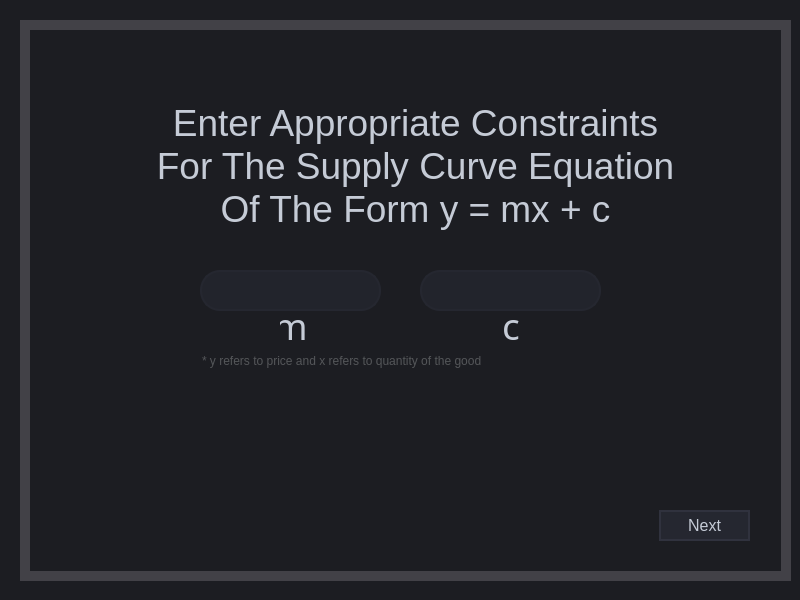
<?xml version="1.0" encoding="UTF-8"?>
<ui version="4.0">
 <class>supplyCurveEqn</class>
 <widget class="QMainWindow" name="supplyCurveEqn">
  <property name="geometry">
   <rect>
    <x>0</x>
    <y>0</y>
    <width>800</width>
    <height>600</height>
   </rect>
  </property>
  <property name="windowTitle">
   <string>MainWindow</string>
  </property>
  <property name="styleSheet">
   <string notr="true">background-color: rgb(28,29,34);</string>
  </property>
  <widget class="QWidget" name="centralwidget">
   <widget class="QFrame" name="frame">
    <property name="geometry">
     <rect>
      <x>20</x>
      <y>20</y>
      <width>771</width>
      <height>561</height>
     </rect>
    </property>
    <property name="styleSheet">
     <string notr="true">border: 10px solid rgb(66, 65, 71);
</string>
    </property>
    <property name="frameShape">
     <enum>QFrame::StyledPanel</enum>
    </property>
    <property name="frameShadow">
     <enum>QFrame::Raised</enum>
    </property>
    <widget class="QLineEdit" name="textM">
     <property name="geometry">
      <rect>
       <x>180</x>
       <y>250</y>
       <width>181</width>
       <height>41</height>
      </rect>
     </property>
     <property name="sizePolicy">
      <sizepolicy hsizetype="Expanding" vsizetype="Expanding">
       <horstretch>0</horstretch>
       <verstretch>0</verstretch>
      </sizepolicy>
     </property>
     <property name="palette">
      <palette>
       <active>
        <colorrole role="WindowText">
         <brush brushstyle="SolidPattern">
          <color alpha="255">
           <red>108</red>
           <green>112</green>
           <blue>120</blue>
          </color>
         </brush>
        </colorrole>
        <colorrole role="Button">
         <brush brushstyle="SolidPattern">
          <color alpha="255">
           <red>34</red>
           <green>36</green>
           <blue>44</blue>
          </color>
         </brush>
        </colorrole>
        <colorrole role="Text">
         <brush brushstyle="SolidPattern">
          <color alpha="255">
           <red>108</red>
           <green>112</green>
           <blue>120</blue>
          </color>
         </brush>
        </colorrole>
        <colorrole role="ButtonText">
         <brush brushstyle="SolidPattern">
          <color alpha="255">
           <red>108</red>
           <green>112</green>
           <blue>120</blue>
          </color>
         </brush>
        </colorrole>
        <colorrole role="Base">
         <brush brushstyle="SolidPattern">
          <color alpha="255">
           <red>34</red>
           <green>36</green>
           <blue>44</blue>
          </color>
         </brush>
        </colorrole>
        <colorrole role="Window">
         <brush brushstyle="SolidPattern">
          <color alpha="255">
           <red>34</red>
           <green>36</green>
           <blue>44</blue>
          </color>
         </brush>
        </colorrole>
        <colorrole role="PlaceholderText">
         <brush brushstyle="NoBrush">
          <color alpha="128">
           <red>108</red>
           <green>112</green>
           <blue>120</blue>
          </color>
         </brush>
        </colorrole>
       </active>
       <inactive>
        <colorrole role="WindowText">
         <brush brushstyle="SolidPattern">
          <color alpha="255">
           <red>108</red>
           <green>112</green>
           <blue>120</blue>
          </color>
         </brush>
        </colorrole>
        <colorrole role="Button">
         <brush brushstyle="SolidPattern">
          <color alpha="255">
           <red>34</red>
           <green>36</green>
           <blue>44</blue>
          </color>
         </brush>
        </colorrole>
        <colorrole role="Text">
         <brush brushstyle="SolidPattern">
          <color alpha="255">
           <red>108</red>
           <green>112</green>
           <blue>120</blue>
          </color>
         </brush>
        </colorrole>
        <colorrole role="ButtonText">
         <brush brushstyle="SolidPattern">
          <color alpha="255">
           <red>108</red>
           <green>112</green>
           <blue>120</blue>
          </color>
         </brush>
        </colorrole>
        <colorrole role="Base">
         <brush brushstyle="SolidPattern">
          <color alpha="255">
           <red>34</red>
           <green>36</green>
           <blue>44</blue>
          </color>
         </brush>
        </colorrole>
        <colorrole role="Window">
         <brush brushstyle="SolidPattern">
          <color alpha="255">
           <red>34</red>
           <green>36</green>
           <blue>44</blue>
          </color>
         </brush>
        </colorrole>
        <colorrole role="PlaceholderText">
         <brush brushstyle="NoBrush">
          <color alpha="128">
           <red>108</red>
           <green>112</green>
           <blue>120</blue>
          </color>
         </brush>
        </colorrole>
       </inactive>
       <disabled>
        <colorrole role="WindowText">
         <brush brushstyle="SolidPattern">
          <color alpha="255">
           <red>108</red>
           <green>112</green>
           <blue>120</blue>
          </color>
         </brush>
        </colorrole>
        <colorrole role="Button">
         <brush brushstyle="SolidPattern">
          <color alpha="255">
           <red>34</red>
           <green>36</green>
           <blue>44</blue>
          </color>
         </brush>
        </colorrole>
        <colorrole role="Text">
         <brush brushstyle="SolidPattern">
          <color alpha="255">
           <red>108</red>
           <green>112</green>
           <blue>120</blue>
          </color>
         </brush>
        </colorrole>
        <colorrole role="ButtonText">
         <brush brushstyle="SolidPattern">
          <color alpha="255">
           <red>108</red>
           <green>112</green>
           <blue>120</blue>
          </color>
         </brush>
        </colorrole>
        <colorrole role="Base">
         <brush brushstyle="SolidPattern">
          <color alpha="255">
           <red>34</red>
           <green>36</green>
           <blue>44</blue>
          </color>
         </brush>
        </colorrole>
        <colorrole role="Window">
         <brush brushstyle="SolidPattern">
          <color alpha="255">
           <red>34</red>
           <green>36</green>
           <blue>44</blue>
          </color>
         </brush>
        </colorrole>
        <colorrole role="PlaceholderText">
         <brush brushstyle="NoBrush">
          <color alpha="128">
           <red>108</red>
           <green>112</green>
           <blue>120</blue>
          </color>
         </brush>
        </colorrole>
       </disabled>
      </palette>
     </property>
     <property name="font">
      <font>
       <family>Segoe UI Historic</family>
       <pointsize>18</pointsize>
      </font>
     </property>
     <property name="mouseTracking">
      <bool>false</bool>
     </property>
     <property name="focusPolicy">
      <enum>Qt::ClickFocus</enum>
     </property>
     <property name="contextMenuPolicy">
      <enum>Qt::DefaultContextMenu</enum>
     </property>
     <property name="styleSheet">
      <string notr="true">QLineEdit{
border: 2px solid rgb(37, 39, 48);
border-radius: 20px;
color: #6c7078;
padding-left: 20px;
padding-right: 20px;
background-color:rgb(34,36,44);
}
QLineEdit:hover{
border: 2px solid rgb(48,50,62);
}
QLineEdit:focus{
border: 2px solid rgb(85,170,255);
background-color: rgb(43,45,56);
color: #c5cbd6;
}</string>
     </property>
     <property name="inputMask">
      <string/>
     </property>
     <property name="text">
      <string/>
     </property>
     <property name="frame">
      <bool>false</bool>
     </property>
     <property name="echoMode">
      <enum>QLineEdit::Normal</enum>
     </property>
     <property name="alignment">
      <set>Qt::AlignCenter</set>
     </property>
     <property name="placeholderText">
      <string notr="true"/>
     </property>
     <property name="clearButtonEnabled">
      <bool>true</bool>
     </property>
    </widget>
    <widget class="QLineEdit" name="lineEdit_6">
     <property name="geometry">
      <rect>
       <x>260</x>
       <y>280</y>
       <width>31</width>
       <height>51</height>
      </rect>
     </property>
     <property name="font">
      <font>
       <family>Segoe UI Semilight</family>
       <pointsize>28</pointsize>
      </font>
     </property>
     <property name="focusPolicy">
      <enum>Qt::NoFocus</enum>
     </property>
     <property name="styleSheet">
      <string notr="true">color: #c5cbd6;
background: transparent;
border: transparent;
</string>
     </property>
     <property name="text">
      <string>m</string>
     </property>
     <property name="readOnly">
      <bool>true</bool>
     </property>
    </widget>
    <widget class="QLineEdit" name="textC">
     <property name="geometry">
      <rect>
       <x>400</x>
       <y>250</y>
       <width>181</width>
       <height>41</height>
      </rect>
     </property>
     <property name="sizePolicy">
      <sizepolicy hsizetype="Expanding" vsizetype="Expanding">
       <horstretch>0</horstretch>
       <verstretch>0</verstretch>
      </sizepolicy>
     </property>
     <property name="palette">
      <palette>
       <active>
        <colorrole role="WindowText">
         <brush brushstyle="SolidPattern">
          <color alpha="255">
           <red>108</red>
           <green>112</green>
           <blue>120</blue>
          </color>
         </brush>
        </colorrole>
        <colorrole role="Button">
         <brush brushstyle="SolidPattern">
          <color alpha="255">
           <red>34</red>
           <green>36</green>
           <blue>44</blue>
          </color>
         </brush>
        </colorrole>
        <colorrole role="Text">
         <brush brushstyle="SolidPattern">
          <color alpha="255">
           <red>108</red>
           <green>112</green>
           <blue>120</blue>
          </color>
         </brush>
        </colorrole>
        <colorrole role="ButtonText">
         <brush brushstyle="SolidPattern">
          <color alpha="255">
           <red>108</red>
           <green>112</green>
           <blue>120</blue>
          </color>
         </brush>
        </colorrole>
        <colorrole role="Base">
         <brush brushstyle="SolidPattern">
          <color alpha="255">
           <red>34</red>
           <green>36</green>
           <blue>44</blue>
          </color>
         </brush>
        </colorrole>
        <colorrole role="Window">
         <brush brushstyle="SolidPattern">
          <color alpha="255">
           <red>34</red>
           <green>36</green>
           <blue>44</blue>
          </color>
         </brush>
        </colorrole>
        <colorrole role="PlaceholderText">
         <brush brushstyle="NoBrush">
          <color alpha="128">
           <red>108</red>
           <green>112</green>
           <blue>120</blue>
          </color>
         </brush>
        </colorrole>
       </active>
       <inactive>
        <colorrole role="WindowText">
         <brush brushstyle="SolidPattern">
          <color alpha="255">
           <red>108</red>
           <green>112</green>
           <blue>120</blue>
          </color>
         </brush>
        </colorrole>
        <colorrole role="Button">
         <brush brushstyle="SolidPattern">
          <color alpha="255">
           <red>34</red>
           <green>36</green>
           <blue>44</blue>
          </color>
         </brush>
        </colorrole>
        <colorrole role="Text">
         <brush brushstyle="SolidPattern">
          <color alpha="255">
           <red>108</red>
           <green>112</green>
           <blue>120</blue>
          </color>
         </brush>
        </colorrole>
        <colorrole role="ButtonText">
         <brush brushstyle="SolidPattern">
          <color alpha="255">
           <red>108</red>
           <green>112</green>
           <blue>120</blue>
          </color>
         </brush>
        </colorrole>
        <colorrole role="Base">
         <brush brushstyle="SolidPattern">
          <color alpha="255">
           <red>34</red>
           <green>36</green>
           <blue>44</blue>
          </color>
         </brush>
        </colorrole>
        <colorrole role="Window">
         <brush brushstyle="SolidPattern">
          <color alpha="255">
           <red>34</red>
           <green>36</green>
           <blue>44</blue>
          </color>
         </brush>
        </colorrole>
        <colorrole role="PlaceholderText">
         <brush brushstyle="NoBrush">
          <color alpha="128">
           <red>108</red>
           <green>112</green>
           <blue>120</blue>
          </color>
         </brush>
        </colorrole>
       </inactive>
       <disabled>
        <colorrole role="WindowText">
         <brush brushstyle="SolidPattern">
          <color alpha="255">
           <red>108</red>
           <green>112</green>
           <blue>120</blue>
          </color>
         </brush>
        </colorrole>
        <colorrole role="Button">
         <brush brushstyle="SolidPattern">
          <color alpha="255">
           <red>34</red>
           <green>36</green>
           <blue>44</blue>
          </color>
         </brush>
        </colorrole>
        <colorrole role="Text">
         <brush brushstyle="SolidPattern">
          <color alpha="255">
           <red>108</red>
           <green>112</green>
           <blue>120</blue>
          </color>
         </brush>
        </colorrole>
        <colorrole role="ButtonText">
         <brush brushstyle="SolidPattern">
          <color alpha="255">
           <red>108</red>
           <green>112</green>
           <blue>120</blue>
          </color>
         </brush>
        </colorrole>
        <colorrole role="Base">
         <brush brushstyle="SolidPattern">
          <color alpha="255">
           <red>34</red>
           <green>36</green>
           <blue>44</blue>
          </color>
         </brush>
        </colorrole>
        <colorrole role="Window">
         <brush brushstyle="SolidPattern">
          <color alpha="255">
           <red>34</red>
           <green>36</green>
           <blue>44</blue>
          </color>
         </brush>
        </colorrole>
        <colorrole role="PlaceholderText">
         <brush brushstyle="NoBrush">
          <color alpha="128">
           <red>108</red>
           <green>112</green>
           <blue>120</blue>
          </color>
         </brush>
        </colorrole>
       </disabled>
      </palette>
     </property>
     <property name="font">
      <font>
       <family>Segoe UI Historic</family>
       <pointsize>18</pointsize>
      </font>
     </property>
     <property name="mouseTracking">
      <bool>false</bool>
     </property>
     <property name="focusPolicy">
      <enum>Qt::ClickFocus</enum>
     </property>
     <property name="contextMenuPolicy">
      <enum>Qt::DefaultContextMenu</enum>
     </property>
     <property name="styleSheet">
      <string notr="true">QLineEdit{
border: 2px solid rgb(37, 39, 48);
border-radius: 20px;
color: #6c7078;
padding-left: 20px;
padding-right: 20px;
background-color:rgb(34,36,44);
}
QLineEdit:hover{
border: 2px solid rgb(48,50,62);
}
QLineEdit:focus{
border: 2px solid rgb(85,170,255);
background-color: rgb(43,45,56);
color: #c5cbd6;
}</string>
     </property>
     <property name="inputMask">
      <string/>
     </property>
     <property name="text">
      <string/>
     </property>
     <property name="frame">
      <bool>false</bool>
     </property>
     <property name="echoMode">
      <enum>QLineEdit::Normal</enum>
     </property>
     <property name="alignment">
      <set>Qt::AlignCenter</set>
     </property>
     <property name="placeholderText">
      <string notr="true"/>
     </property>
     <property name="clearButtonEnabled">
      <bool>true</bool>
     </property>
    </widget>
    <widget class="QLineEdit" name="lineEdit_8">
     <property name="geometry">
      <rect>
       <x>480</x>
       <y>270</y>
       <width>31</width>
       <height>71</height>
      </rect>
     </property>
     <property name="font">
      <font>
       <family>Segoe UI Semilight</family>
       <pointsize>28</pointsize>
      </font>
     </property>
     <property name="focusPolicy">
      <enum>Qt::NoFocus</enum>
     </property>
     <property name="styleSheet">
      <string notr="true">color: #c5cbd6;
background: transparent;
border: transparent;
</string>
     </property>
     <property name="text">
      <string>c</string>
     </property>
     <property name="readOnly">
      <bool>true</bool>
     </property>
    </widget>
    <widget class="QLineEdit" name="lineEdit_9">
     <property name="geometry">
      <rect>
       <x>180</x>
       <y>330</y>
       <width>291</width>
       <height>21</height>
      </rect>
     </property>
     <property name="focusPolicy">
      <enum>Qt::NoFocus</enum>
     </property>
     <property name="styleSheet">
      <string notr="true">color: #545659;
background: transparent;
border: transparent;</string>
     </property>
     <property name="text">
      <string>* y refers to price and x refers to quantity of the good</string>
     </property>
     <property name="frame">
      <bool>false</bool>
     </property>
     <property name="readOnly">
      <bool>true</bool>
     </property>
    </widget>
    <widget class="QPushButton" name="pushButton">
     <property name="geometry">
      <rect>
       <x>639</x>
       <y>490</y>
       <width>91</width>
       <height>31</height>
      </rect>
     </property>
     <property name="font">
      <font>
       <pointsize>12</pointsize>
      </font>
     </property>
     <property name="styleSheet">
      <string notr="true">QPushButton{background-color: rgb(37, 39, 48);
border-radius: 20px;
color: #c5cbd6;
border: 2px solid rgb(48,50,62);
}
QPushButton:hover{
border: 2px solid rgb(37, 39, 48);
}
QPushButton:pressed{
border: 2px solid rgb(85,170,255);
background-color:rgb(43,45,56);
}</string>
     </property>
     <property name="text">
      <string>Next</string>
     </property>
    </widget>
    <widget class="QLabel" name="label">
     <property name="geometry">
      <rect>
       <x>130</x>
       <y>70</y>
       <width>531</width>
       <height>151</height>
      </rect>
     </property>
     <property name="font">
      <font>
       <family>Segoe UI Historic</family>
       <pointsize>28</pointsize>
      </font>
     </property>
     <property name="styleSheet">
      <string notr="true">color: #c5cbd6;
background: transparent;
border: transparent;
</string>
     </property>
     <property name="text">
      <string>Enter Appropriate Constraints For The Supply Curve Equation Of The Form y = mx + c</string>
     </property>
     <property name="alignment">
      <set>Qt::AlignCenter</set>
     </property>
     <property name="wordWrap">
      <bool>true</bool>
     </property>
    </widget>
   </widget>
  </widget>
 </widget>
 <resources/>
 <connections/>
</ui>
